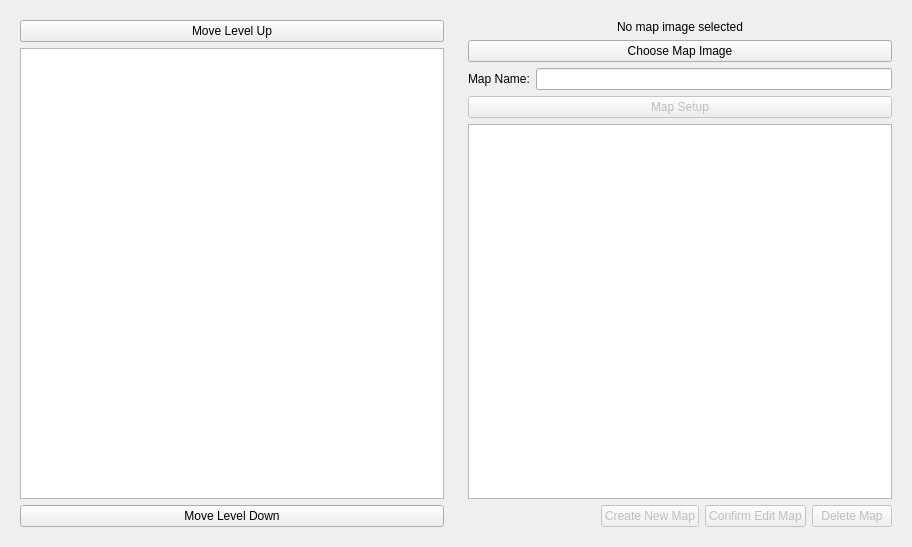
<?xml version="1.0" encoding="UTF-8"?>
<ui version="4.0">
 <class>MapsManager</class>
 <widget class="QWidget" name="MapsManager">
  <property name="windowModality">
   <enum>Qt::NonModal</enum>
  </property>
  <property name="enabled">
   <bool>true</bool>
  </property>
  <property name="geometry">
   <rect>
    <x>0</x>
    <y>0</y>
    <width>912</width>
    <height>547</height>
   </rect>
  </property>
  <property name="windowTitle">
   <string>Maps Manager</string>
  </property>
  <property name="windowIcon">
   <iconset resource="resource.qrc">
    <normaloff>:/image/fish.png</normaloff>:/image/fish.png</iconset>
  </property>
  <layout class="QGridLayout" name="gridLayout_4">
   <item row="0" column="0">
    <widget class="QWidget" name="widgetTableMaps" native="true">
     <layout class="QGridLayout" name="gridLayout_3">
      <item row="0" column="0">
       <layout class="QGridLayout" name="gridLayout_2">
        <item row="2" column="0">
         <widget class="QPushButton" name="pushButtonMoveLevelDown">
          <property name="text">
           <string>Move Level Down</string>
          </property>
         </widget>
        </item>
        <item row="0" column="0">
         <widget class="QPushButton" name="pushButtonMoveLevelUp">
          <property name="text">
           <string>Move Level Up</string>
          </property>
         </widget>
        </item>
        <item row="1" column="0">
         <widget class="QListWidget" name="listWidgetMaps">
          <property name="mouseTracking">
           <bool>true</bool>
          </property>
         </widget>
        </item>
       </layout>
      </item>
     </layout>
    </widget>
   </item>
   <item row="0" column="1">
    <widget class="QWidget" name="widgetEditMap" native="true">
     <property name="sizePolicy">
      <sizepolicy hsizetype="Ignored" vsizetype="Ignored">
       <horstretch>0</horstretch>
       <verstretch>0</verstretch>
      </sizepolicy>
     </property>
     <layout class="QGridLayout" name="gridLayout">
      <item row="1" column="0">
       <layout class="QVBoxLayout" name="verticalLayout">
        <item>
         <widget class="QPushButton" name="pushButtonChooseMapImage">
          <property name="sizePolicy">
           <sizepolicy hsizetype="Expanding" vsizetype="Fixed">
            <horstretch>0</horstretch>
            <verstretch>0</verstretch>
           </sizepolicy>
          </property>
          <property name="text">
           <string>Choose Map Image</string>
          </property>
         </widget>
        </item>
        <item>
         <layout class="QHBoxLayout" name="horizontalLayout_4">
          <item>
           <widget class="QLabel" name="labelMapName">
            <property name="text">
             <string>Map Name:</string>
            </property>
           </widget>
          </item>
          <item>
           <widget class="QLineEdit" name="textEditMapName">
            <property name="sizePolicy">
             <sizepolicy hsizetype="Expanding" vsizetype="Fixed">
              <horstretch>0</horstretch>
              <verstretch>0</verstretch>
             </sizepolicy>
            </property>
           </widget>
          </item>
         </layout>
        </item>
        <item>
         <widget class="QPushButton" name="pushButtonMapSetup">
          <property name="enabled">
           <bool>false</bool>
          </property>
          <property name="sizePolicy">
           <sizepolicy hsizetype="Expanding" vsizetype="Fixed">
            <horstretch>0</horstretch>
            <verstretch>0</verstretch>
           </sizepolicy>
          </property>
          <property name="text">
           <string>Map Setup</string>
          </property>
         </widget>
        </item>
        <item>
         <widget class="QTextBrowser" name="textBrowserRemarks"/>
        </item>
       </layout>
      </item>
      <item row="2" column="0">
       <layout class="QHBoxLayout" name="horizontalLayout">
        <item>
         <spacer name="horizontalSpacer">
          <property name="orientation">
           <enum>Qt::Horizontal</enum>
          </property>
          <property name="sizeHint" stdset="0">
           <size>
            <width>40</width>
            <height>20</height>
           </size>
          </property>
         </spacer>
        </item>
        <item>
         <widget class="QPushButton" name="pushButtonCreateNewMap">
          <property name="enabled">
           <bool>false</bool>
          </property>
          <property name="text">
           <string>Create New Map</string>
          </property>
         </widget>
        </item>
        <item>
         <widget class="QPushButton" name="pushButtonConfirmEditMap">
          <property name="enabled">
           <bool>false</bool>
          </property>
          <property name="text">
           <string>Confirm Edit Map</string>
          </property>
         </widget>
        </item>
        <item>
         <widget class="QPushButton" name="pushButtonDeleteMap">
          <property name="enabled">
           <bool>false</bool>
          </property>
          <property name="text">
           <string>Delete Map</string>
          </property>
         </widget>
        </item>
       </layout>
      </item>
      <item row="0" column="0">
       <widget class="QLabel" name="labelMapImagePreview">
        <property name="enabled">
         <bool>true</bool>
        </property>
        <property name="sizePolicy">
         <sizepolicy hsizetype="Preferred" vsizetype="Preferred">
          <horstretch>0</horstretch>
          <verstretch>0</verstretch>
         </sizepolicy>
        </property>
        <property name="text">
         <string>No map image selected</string>
        </property>
        <property name="scaledContents">
         <bool>true</bool>
        </property>
        <property name="alignment">
         <set>Qt::AlignCenter</set>
        </property>
       </widget>
      </item>
     </layout>
    </widget>
   </item>
  </layout>
 </widget>
 <resources>
  <include location="resource.qrc"/>
 </resources>
 <connections/>
</ui>
